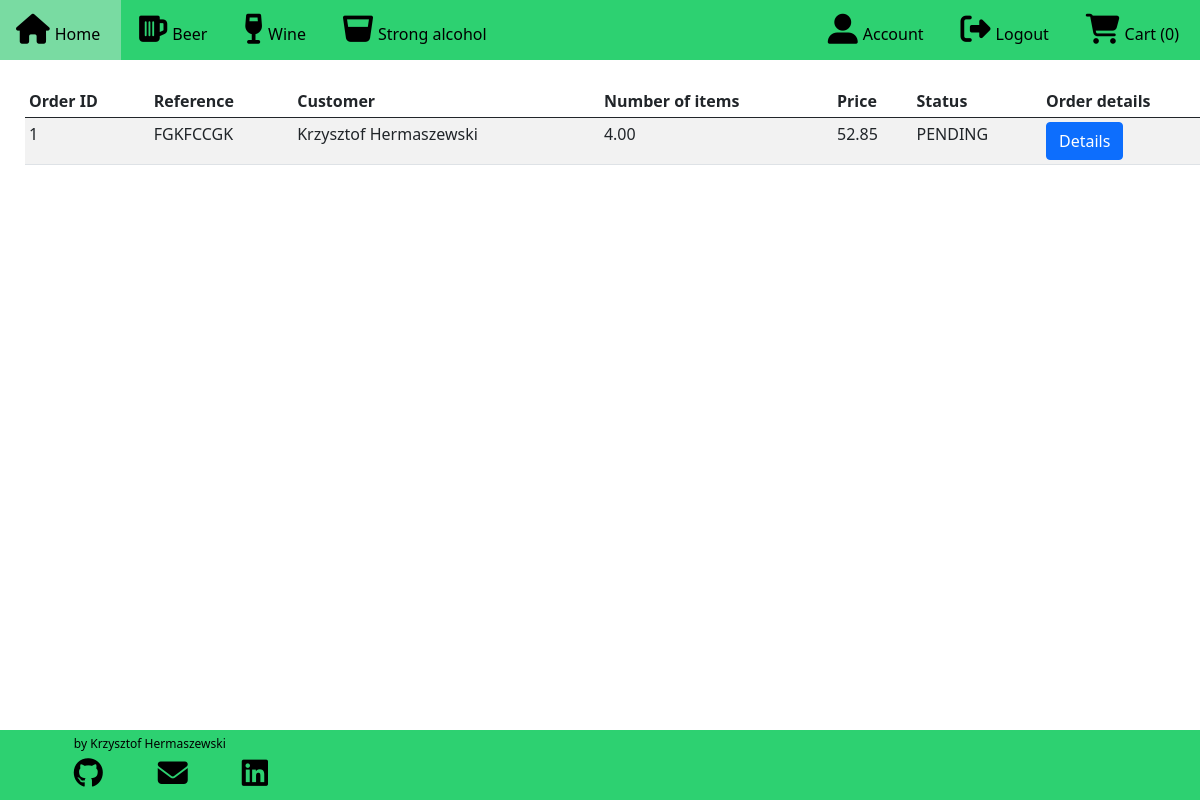
Page /account-menu (signed in) on the committed database.
### alco_taxi/models.py (models this page shows)
class Order(db.Model):
    id = db.Column(db.Integer, primary_key=True)
    order_time = db.Column(db.DateTime, nullable=False, default= datetime.datetime.now())
    customer_id = db.Column(db.Integer)
    reference = db.Column(db.String(10))
    first_name = db.Column(db.String(25))
    surname = db.Column(db.String(25))
    email = db.Column(db.String(100))
    phone_number = db.Column(db.Integer)
    street = db.Column(db.String(50))
    house_number = db.Column(db.String(10))
    city = db.Column(db.String(50))
    area_code = db.Column(db.String(10))
    status = db.Column(db.String(10))
    items = db.relationship('Order_Item', backref='order', lazy=True)
    def order_total(self):
        return db.session.query(db.func.sum(Order_Item.quantity * Product.price)).join(Product).filter(Order_Item.order_id == self.id).scalar()
    def order_quantity(self):
        return db.session.query(db.func.sum(Order_Item.quantity)).join(Product).filter(Order_Item.order_id == self.id).scalar()

### alco_taxi/routes.py (the view)
@app.route('/account-menu')
def account_menu():
    customer_orders_list = []
    if current_user.is_authenticated:
        user = current_user.id
        orders = Order.query.all()
        for order in orders:
            customer_orders_list.append(order.customer_id)
    if user in customer_orders_list:
        return render_template('account_menu.html', user=user, orders=orders)
    else:
        flash("You don't have any orders yet. Please add some products firts.", 'secondary')
        return redirect(url_for('home'))

### alco_taxi/models.py (called while the page is built)
@login_manager.user_loader
def load_user(user_id):
    return User.query.get(int(user_id))

### alco_taxi/routes.py (called while the page is built)
@app.context_processor
def context_processor():
    products = Product.query.all()
    return dict(products=products)

### alco_taxi/templates/account_menu.html (shortened to what this page needs)
{% extends "base.html" %}
{% block content %}
<div class="conteiner">
    <table class="table table-striped table-sm">
    <thead>
        <th>Order ID</th>
        <th>Reference</th>
        <th>Customer </th>
        <th>Number of items</th>
        <th>Price</th>
        <th>Status</th>
        <th>Order details</th>
    </thead>
    <tbody>
        {% for order in orders %}
        {% if order.customer_id == user %}
        <tr>
            <td>{{ order.id }}</td>
            <td>{{ order.reference }}</td>
            <td>{{ order.first_name + ' ' + order.surname }}</td>
            <td>{{ "%.2f"|format(order.order_quantity()) }}</td>
            <td>{{ "%.2f"|format(order.order_total()) }}</td>
            <td>{{ order.status }}</td>
            <td><a href="{{url_for('account', order_id=order.id)}}" class="btn btn-primary">Details</a></td>
        </tr>
        {% endif %}
        {% endfor %}
    </tbody>
    </table>
</div>
{% endblock content %}

### alco_taxi/static/style.css (style rules this page uses)
table { margin: 25px; }
body { overflow-x: hidden; }

### rows in the picture
Order: id "1", reference "FGKFCCGK", first_name+surname "Krzysztof Hermaszewski", order_quantity "4.00", order_total "52.85", status "PENDING"

### other values in the picture
{{ session['cart']|length }} "0"
